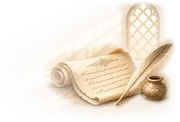
#> input picture assets/ui/v459/iman_v459_integrated_manuscript.webp, 180 x 122 px
$ python -i build_iman_v463.py   (imports and definitions only)
#> lines starting #> are read from the running program, lines starting #| are printed output that depends on the picture
"""v0.46.3 — seamless parchment branding and a fully visible reminder illustration.

Preserve all native reader/content/state/routes; retain v462's original More
menu and the exact supplied icon drawing. Fix only resource compositing and
two Compose illustration placements. No generated prose or book text changes.
"""
import argparse
import hashlib
import json
from pathlib import Path

import cv2
import numpy as np
from PIL import Image, ImageEnhance, ImageFilter

from scripts.build_iman_v462 import build_v462, SOURCE, SOURCE_SHA
from scripts.build_iman_v461 import digest
from scripts.build_iman_v20 import APP, NAV, replace_one

# Hand-guided foreground zones of the user's own 1254px illustration,
# normalized to its original square. GrabCut refines each pixel contour
# without altering the calligraphy or drawing.
POLYGONS=[
 [(180,208),(240,194),(301,211),(353,230),(883,218),(935,224),(959,262),(961,320),
  (924,364),(925,793),(895,847),(890,909),(852,951),(405,997),(311,985),
  (272,957),(279,854),(283,752),(276,608),(270,460),(238,417),(200,388),(182,344)],
 [(93,514),(293,489),(356,503),(381,530),(371,629),(372,896),(319,929),
  (109,925),(81,879),(84,700),(90,650)],
 [(900,800),(885,702),(908,632),(948,568),(1011,509),(1080,468),
  (1190,441),(1207,441),(1187,501),(1150,568),(1108,648),(1035,736),(950,799)],
 [(881,763),(948,757),(988,791),(999,819),(1029,839),(1062,880),(1064,949),
  (1050,981),(998,1002),(819,1000),(790,968),(800,884),(820,848),(864,816)]
]


# [47 lines left out: functions alpha_extract, centered_cutout, not called in this run]


def enhance_reminder(source: Path, destination: Path) -> None:
#> called with destination = 'out.png'
    with Image.open(source) as original:
#> original is the input picture: PIL image 180x122 RGBA; mean R, G, B, A 192.3, 171.8, 145, 84.8
        if original.size!=(180,122) or original.mode!="RGBA":
            raise RuntimeError("Previously approved reminder source changed")
        pic=original.copy()
    rgb=ImageEnhance.Contrast(pic.convert("RGB")).enhance(1.23)
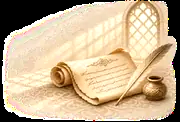
#> rgb: PIL image 180x122 RGB; mean R, G, B 198.1, 176, 143.6
    rgb=ImageEnhance.Color(rgb).enhance(.88)
    rgb=ImageEnhance.Brightness(rgb).enhance(.83)
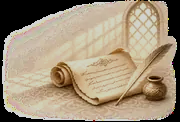
#> rgb: PIL image 180x122 RGB; mean R, G, B 161.7, 145.6, 122
    pixels=np.asarray(rgb,dtype=np.float32)
    luminance=pixels[:,:,0]*.21+pixels[:,:,1]*.72+pixels[:,:,2]*.07
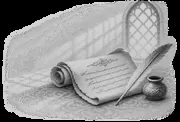
#> luminance: shape (122, 180) float32; min 0, max 211, mean 147.3
    opacity=np.asarray(pic.getchannel("A"),dtype=np.float32)
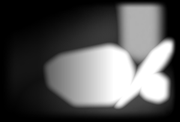
#> opacity: shape (122, 180) float32; min 0, max 255, mean 84.8
    alpha=Image.fromarray(
        np.uint8(np.clip(opacity*(1.2+np.maximum(0,170-luminance)/600),0,255)),
        "L"
    )
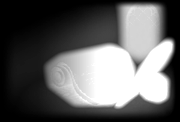
#> alpha: PIL image 180x122 L; min 0, max 255, mean 96.7
    revised=rgb.convert("RGBA")
    revised.putalpha(alpha)
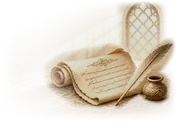
#> revised: PIL image 180x122 RGBA; mean R, G, B, A 161.7, 145.6, 122, 96.7; transparent parts drawn white
#> (the run stopped early here; a loop or call above may not have finished)
